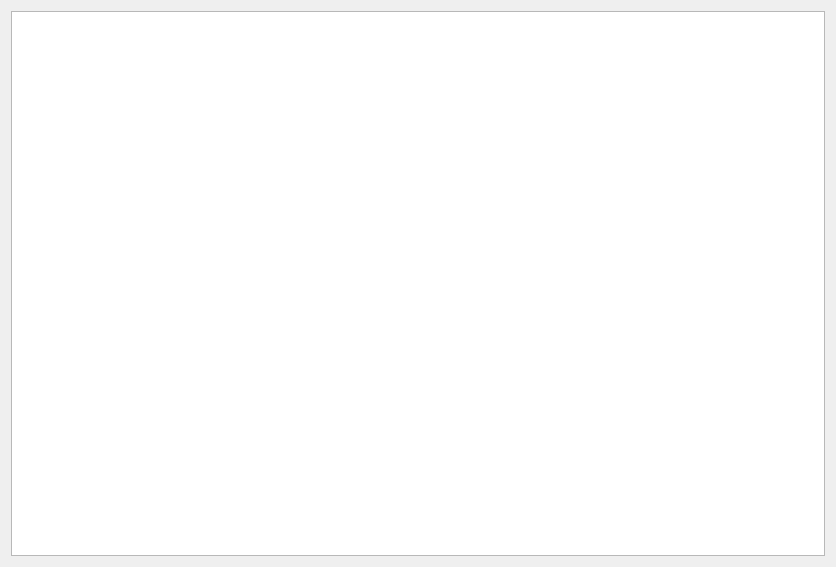
<?xml version="1.0" encoding="UTF-8"?>
<ui version="4.0">
 <class>FormSurW</class>
 <widget class="QDialog" name="FormSurW">
  <property name="geometry">
   <rect>
    <x>0</x>
    <y>0</y>
    <width>836</width>
    <height>567</height>
   </rect>
  </property>
  <property name="windowTitle">
   <string>Соответствие марок проволоки</string>
  </property>
  <layout class="QVBoxLayout" name="verticalLayout">
   <item>
    <widget class="DbViewer" name="tableView"/>
   </item>
  </layout>
 </widget>
 <customwidgets>
  <customwidget>
   <class>DbViewer</class>
   <extends>QTableView</extends>
   <header>db/dbviewer.h</header>
  </customwidget>
 </customwidgets>
 <resources/>
 <connections/>
</ui>
